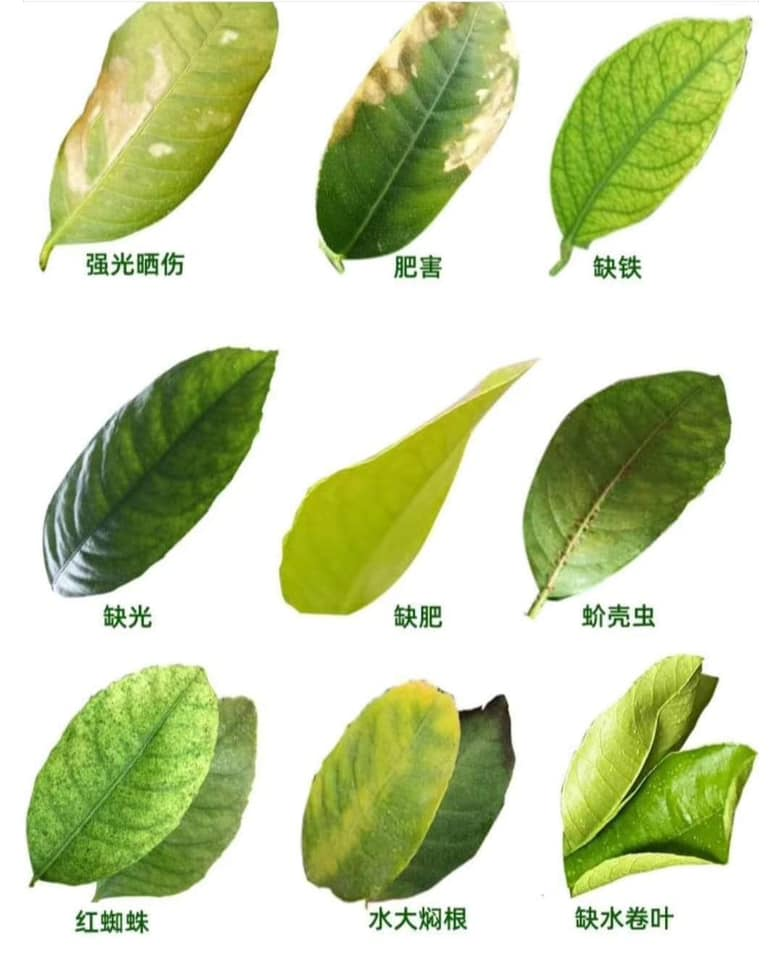
#> input picture 471418206_10229967651628741_4520805407574553127_n.jpg, 782 x 960 px
$ python jpg_to_svg_converter.py 471418206_10229967651628741_4520805407574553127_n.jpg
#> lines starting #> are read from the running program, lines starting #| are printed output that depends on the picture; after the words box and inside, x2 and y2 are one past the last pixel; in counts of white or black regions, pixels touching at a corner belong together
#!/usr/bin/env python3
# -*- coding: utf-8 -*-
"""
JPG 轉 SVG 向量格式轉換器
將位圖格式（JPG/PNG）轉換為向量格式（SVG）
"""

import os
import sys
from pathlib import Path
import numpy as np
from PIL import Image
import cv2


def preprocess_image(image_path, threshold=128, invert=False):
    """
    預處理圖像：轉換為灰度、二值化
    """
    # 讀取圖像
    img = cv2.imread(str(image_path))
    if img is None:
        raise ValueError(f"無法讀取圖像: {image_path}")

    # 轉換為灰度
    gray = cv2.cvtColor(img, cv2.COLOR_BGR2GRAY)

    # 如果需要反轉（白底黑字轉黑底白字）
    if invert:
        gray = cv2.bitwise_not(gray)

    # 二值化
    _, binary = cv2.threshold(gray, threshold, 255, cv2.THRESH_BINARY)

    return binary, img.shape


def trace_image_to_svg(binary_image, original_shape, output_path, simplify=True, smooth=True):
    """
    將二值化圖像轉換為 SVG 向量格式
    使用輪廓檢測和路徑簡化
    """
    # 如果需要平滑，先進行形態學操作
    if smooth:
        kernel = np.ones((3,3), np.uint8)
        binary_image = cv2.morphologyEx(binary_image, cv2.MORPH_CLOSE, kernel)
        binary_image = cv2.morphologyEx(binary_image, cv2.MORPH_OPEN, kernel)

    # 尋找輪廓（使用 RETR_TREE 來處理嵌套輪廓）
    contours, hierarchy = cv2.findContours(binary_image, cv2.RETR_TREE, cv2.CHAIN_APPROX_SIMPLE)

    # 創建 SVG
    width, height = original_shape[1], original_shape[0]
    svg_parts = [f'''<?xml version="1.0" encoding="UTF-8"?>
<svg width="{width}" height="{height}" xmlns="http://www.w3.org/2000/svg">
  <defs>
    <style>
      .shape {{ fill: black; stroke: none; }}
    </style>
  </defs>''']

    path_count = 0
    # 組織輪廓：將外輪廓和其內輪廓配對
    # 先找出所有外輪廓（parent = -1）
    outer_contours = []
    for i, contour in enumerate(contours):
        if len(contour) < 3:
            continue
        parent_idx = hierarchy[0][i][3]
        if parent_idx == -1:  # 外輪廓
            outer_contours.append(i)

    # 為每個外輪廓收集其內輪廓
    for outer_idx in outer_contours:
        group = [contours[outer_idx]]

        # 查找屬於此外輪廓的內輪廓（直接子輪廓）
        for i, contour in enumerate(contours):
            if len(contour) < 3:
                continue
            if hierarchy[0][i][3] == outer_idx:  # 這是 outer_idx 的直接子輪廓
                group.append(contour)

        # 生成 SVG 路徑
        path_parts = []
        for contour in group:
            # 簡化輪廓（可選）
            if simplify:
                epsilon = max(1.0, 0.01 * cv2.arcLength(contour, True))
                contour = cv2.approxPolyDP(contour, epsilon, True)

            # 轉換為 SVG 路徑段
            contour_path = []
            for j, point in enumerate(contour):
                x, y = point[0]
                if j == 0:
                    contour_path.append(f"M {x:.2f} {y:.2f}")
                else:
                    contour_path.append(f"L {x:.2f} {y:.2f}")
            contour_path.append("Z")
            path_parts.append(" ".join(contour_path))

        # 將外輪廓和內輪廓合併為一個路徑
        path_string = " ".join(path_parts)
        # 如果有多個輪廓（外輪廓+內輪廓），使用 evenodd 填充規則
        fill_rule = "evenodd" if len(group) > 1 else "nonzero"
        svg_parts.append(f'  <path d="{path_string}" class="shape" fill-rule="{fill_rule}"/>')
        path_count += len(group)

    svg_parts.append('</svg>')
    svg_content = "\n".join(svg_parts)

    # 寫入文件
    with open(output_path, 'w', encoding='utf-8') as f:
        f.write(svg_content)

    return path_count


def convert_jpg_to_svg(input_path, output_path=None, threshold=128, invert=False, simplify=True, smooth=True):
    """
    將 JPG 圖像轉換為 SVG 向量格式

    參數:
        input_path: 輸入圖像路徑
        output_path: 輸出 SVG 路徑（如果為 None，則自動生成）
        threshold: 二值化閾值 (0-255)
        invert: 是否反轉顏色
        simplify: 是否簡化路徑
    """
    input_path = Path(input_path)

    if not input_path.exists():
        raise FileNotFoundError(f"文件不存在: {input_path}")

    # 生成輸出路徑
    if output_path is None:
        output_path = input_path.with_suffix('.svg')
    else:
        output_path = Path(output_path)

    print(f"正在處理: {input_path}")
    print(f"輸出文件: {output_path}")

    # 預處理圖像
    binary_image, original_shape = preprocess_image(input_path, threshold, invert)

    # 轉換為 SVG
    num_contours = trace_image_to_svg(binary_image, original_shape, output_path, simplify, smooth)

    print(f"轉換完成！檢測到 {num_contours} 個輪廓")
    print(f"SVG 文件已保存至: {output_path}")

    return output_path


def main():
    """主函數"""
    if len(sys.argv) < 2:
        print("使用方法: python jpg_to_svg_converter.py <輸入文件> [輸出文件] [選項]")
        print("\n選項:")
        print("  --threshold=128    二值化閾值 (0-255)")
        print("  --invert           反轉顏色（白底黑字轉黑底白字）")
        print("  --no-simplify      不使用路徑簡化")
        print("  --no-smooth        不使用圖像平滑處理")
        print("\n範例:")
        print("  python jpg_to_svg_converter.py LOGO/FairyFern_logo.jpg")
        print("  python jpg_to_svg_converter.py LOGO/FairyFern_logo.jpg --threshold=200 --invert")
        sys.exit(1)

    input_path = sys.argv[1]
    output_path = None
    threshold = 128
    invert = False
    simplify = True
    smooth = True

    # 解析參數
    for arg in sys.argv[2:]:
        if arg.startswith("--threshold="):
            threshold = int(arg.split("=")[1])
        elif arg == "--invert":
            invert = True
        elif arg == "--no-simplify":
            simplify = False
        elif arg == "--no-smooth":
            smooth = False
        elif not arg.startswith("--"):
            output_path = arg

    try:
        convert_jpg_to_svg(input_path, output_path, threshold, invert, simplify, smooth)
#> in preprocess_image, img is the input picture: shape (960, 782, 3); mean B, G, R 175, 213.8, 203.5
#> in preprocess_image, `gray = cv2.cvtColor(img, cv2.COLOR_BGR2GRAY)`:
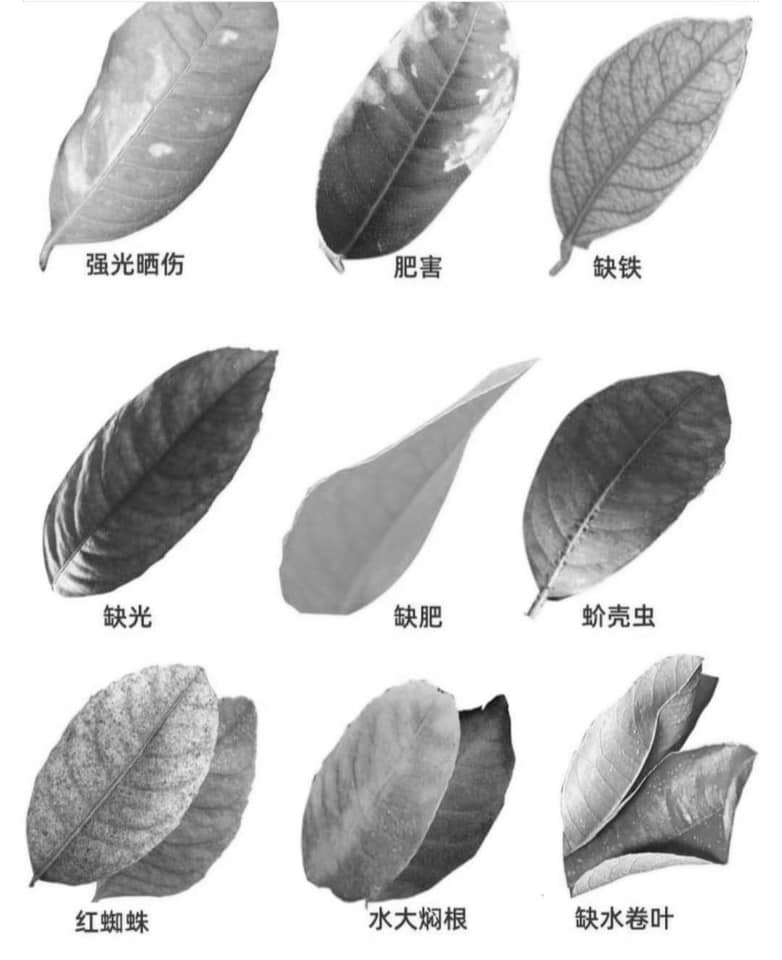
#> gray: shape (960, 782); min 9, max 255, mean 206.3
#> in preprocess_image, `_, binary = cv2.threshold(gray, threshold, 255, cv2.THRESH_BINARY)`:
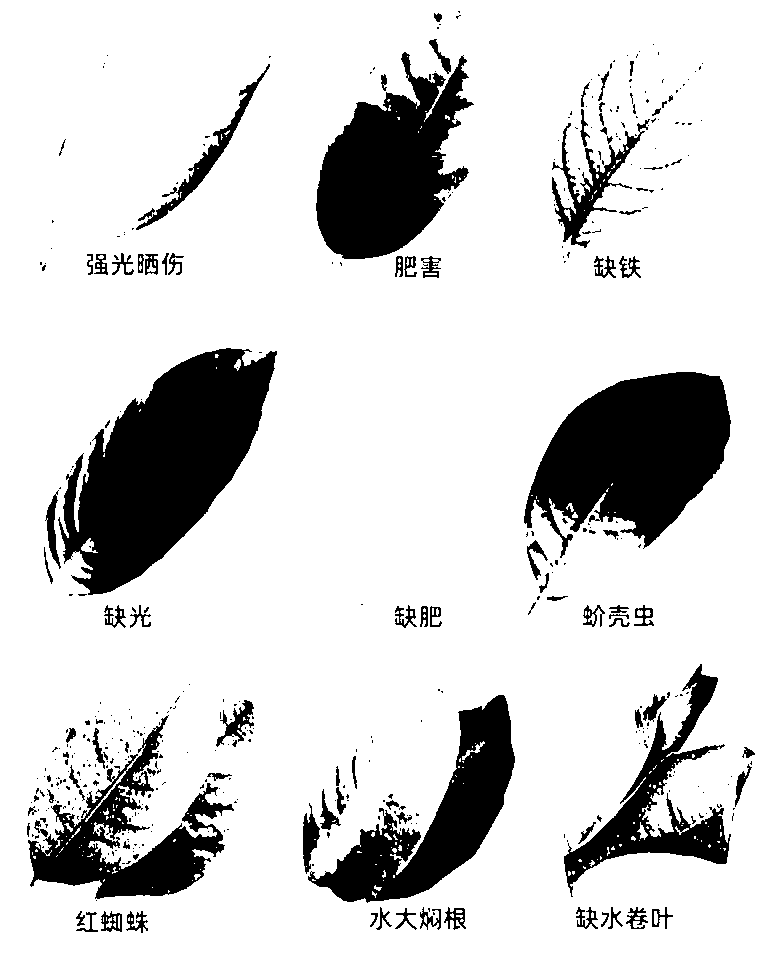
#> binary: shape (960, 782); 83.5% white; 445 black regions (344 under 20 px), largest, box (x1, y1, x2, y2) and area: (58, 348, 277, 595) 28623, (524, 372, 731, 558) 23591, (316, 52, 474, 259) 18637
#> in convert_jpg_to_svg, `binary_image, original_shape = preprocess_image(input_path, threshold,..`: original_shape = (960, 782, 3)
#> in trace_image_to_svg, `binary_image = cv2.morphologyEx(binary_image, cv2.MORPH_CLOSE, kernel)`:
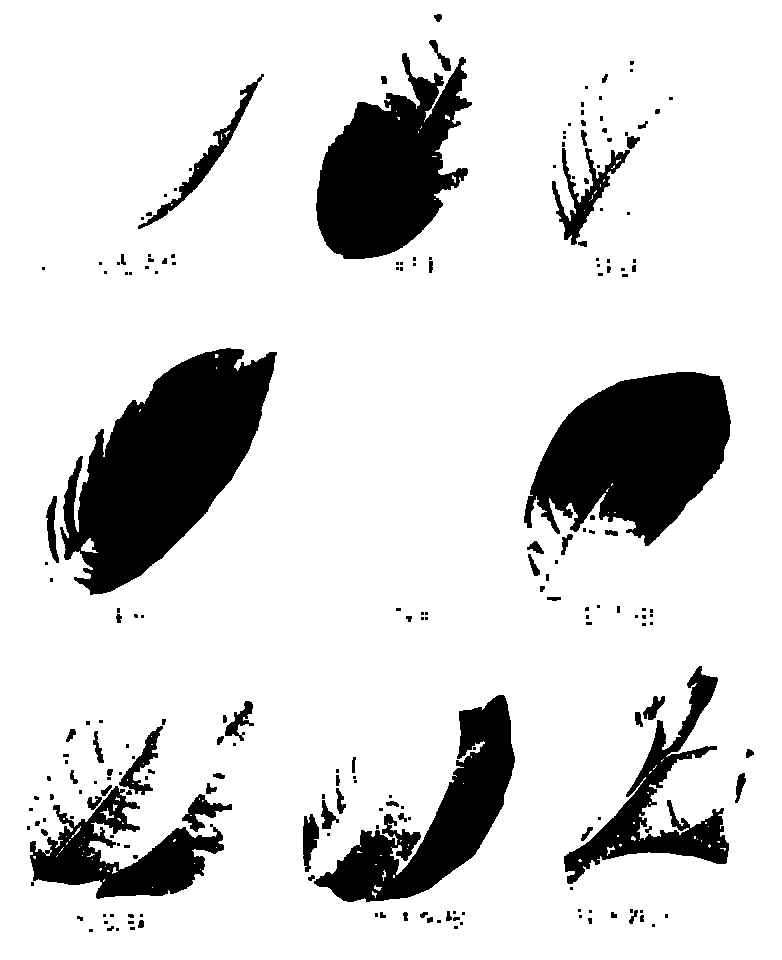
#> binary_image: shape (960, 782); 84.6% white; 215 black regions (129 under 20 px), largest, box (x1, y1, x2, y2) and area: (60, 348, 277, 595) 28487, (524, 372, 731, 546) 23346, (316, 53, 472, 259) 18500
#> in trace_image_to_svg, `binary_image = cv2.morphologyEx(binary_image, cv2.MORPH_OPEN, kernel)`:
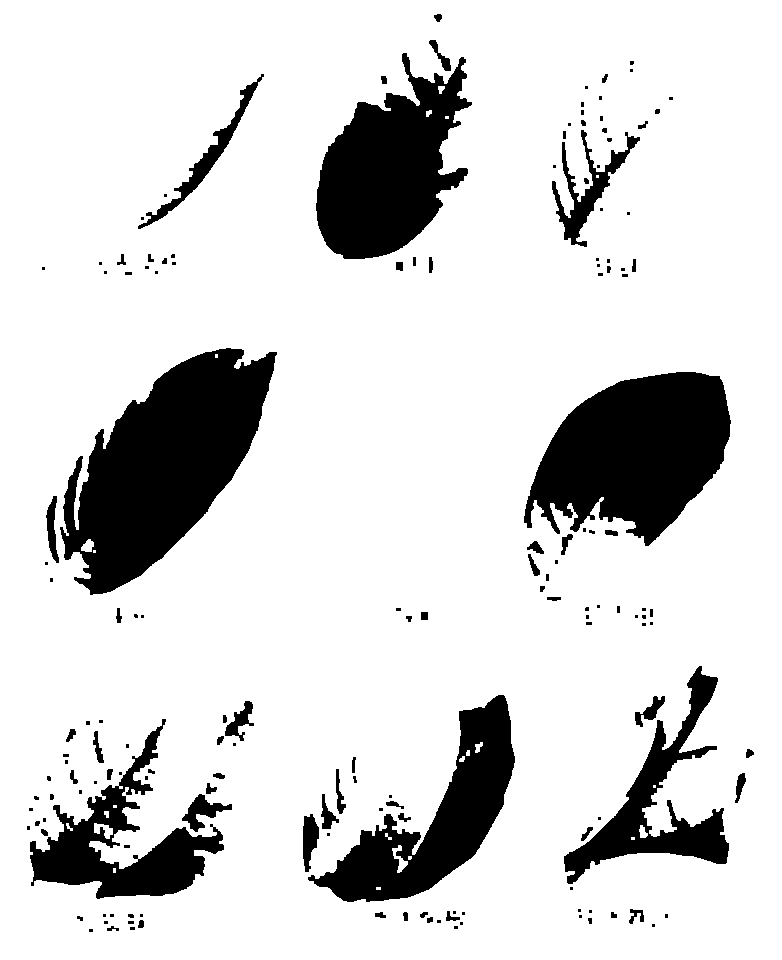
#> binary_image: shape (960, 782); 84.4% white; 161 black regions (84 under 20 px)
#> in trace_image_to_svg, `contours, hierarchy = cv2.findContours(binary_image, cv2.RETR_TREE, cv..`: contours = 186 contours, 79 with area under 20; largest, box (x1, y1, x2, y2) and area: (0, 0, 782, 960) 748979, (59, 347, 278, 596) 29170, (523, 371, 732, 547) 23856, (315, 52, 473, 260) 19128, (307, 694, 516, 903) 15666
#> in trace_image_to_svg, `width, height = original_shape[1], original_shape[0]`: width = 782; height = 960
#> the loop in trace_image_to_svg, `for i, contour in enumerate(contours):` made 186 passes
#> parent_idx on passes 2 to 4: 0, 0, 0
#> after the loop in trace_image_to_svg, `for i, contour in enumerate(contours):`: outer_contours = [0]
#> the loop in trace_image_to_svg, `for outer_idx in outer_contours:` made 1 pass
#> (fill_rule, path_count) on pass 1: ('evenodd', 164)
#> after the loop in trace_image_to_svg, `for outer_idx in outer_contours:`: contour = [[434, 14], [440, 13], [442, 15], [442, 18], [439, 22], [437, 22], [433, 17]]; path_count = 164; svg_parts = 2 items
#> in convert_jpg_to_svg, `num_contours = trace_image_to_svg(binary_image, original_shape, output..`: num_contours = 164
#| 轉換完成！檢測到 164 個輪廓
    except Exception as e:
        print(f"錯誤: {e}", file=sys.stderr)
        sys.exit(1)


if __name__ == "__main__":
    main()

$ run again, on f92e8e29d8a98c0b7f38f119503b540c.webp
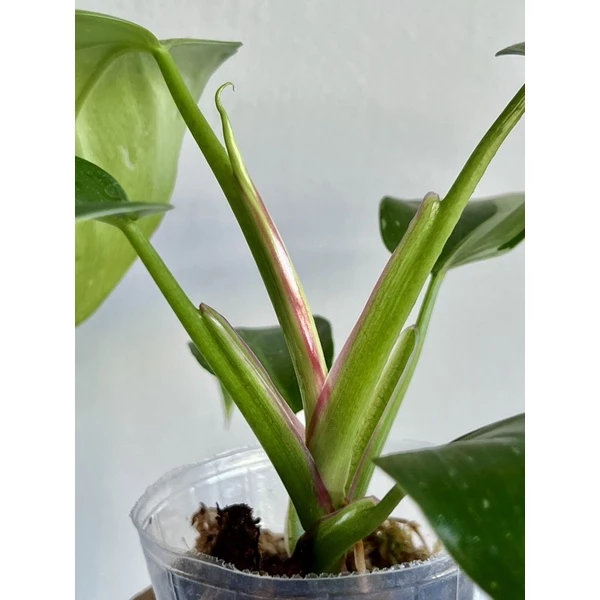
#> input picture f92e8e29d8a98c0b7f38f119503b540c.webp, 600 x 600 px
#> in preprocess_image, img is the input picture: shape (600, 600, 3); mean B, G, R 165.8, 185.8, 178.3
#> in preprocess_image, `_, binary = cv2.threshold(gray, threshold, 255, cv2.THRESH_BINARY)`:
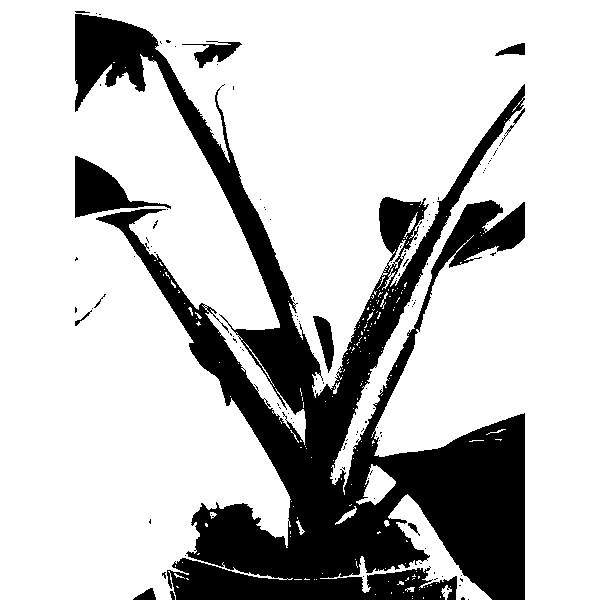
#> binary: shape (600, 600); 76.8% white; 118 black regions (106 under 20 px), largest, box (x1, y1, x2, y2) and area: (75, 14, 525, 600) 78889, (75, 156, 171, 218) 2373, (182, 41, 242, 68) 636
#> original_shape = (600, 600, 3)
#> in trace_image_to_svg, `binary_image = cv2.morphologyEx(binary_image, cv2.MORPH_OPEN, kernel)`:
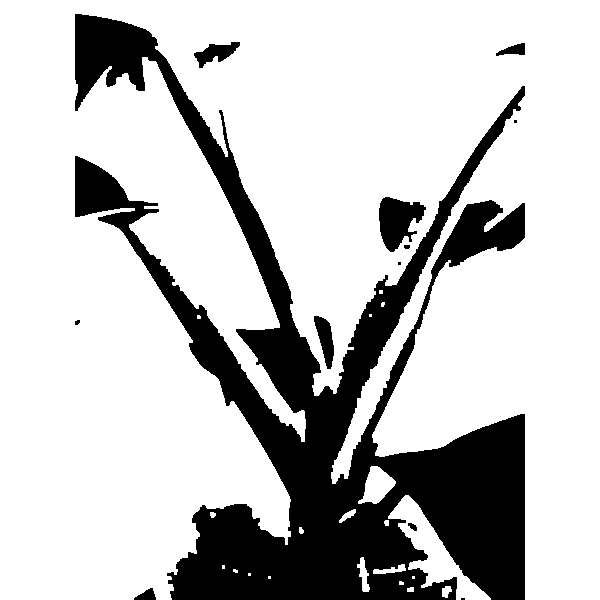
#> binary_image: shape (600, 600); 77.1% white; 12 black regions (3 under 20 px)
#> contours = 30 contours, 14 with area under 20; largest, box (x1, y1, x2, y2) and area: (0, 0, 600, 600) 272762, (388, 495, 491, 600) 2968, (378, 196, 427, 253) 1702, (358, 466, 396, 504) 769, (313, 315, 335, 370) 648
#> width = 600
#> the loop in trace_image_to_svg, `for i, contour in enumerate(contours):` made 30 passes
#> parent_idx on passes 1, 2, 3, 7, 9, 10, 11, 12: -1, -1, -1, -1, -1, -1, -1, -1
#> after the loop in trace_image_to_svg, `for i, contour in enumerate(contours):`: outer_contours = [0, 1, 2, 3, 4, 5, 6, 7, 8, 9, 10, 11, 12, 13, 14, 16, 17, 18, 19, 20, 21]
#> the loop in trace_image_to_svg, `for outer_idx in outer_contours:` made 21 passes
#> (fill_rule, path_count) on passes 1, 2, 3, 7, 9, 10, 11, 12: ('nonzero', 1), ('nonzero', 2), ('nonzero', 3), ('nonzero', 7), ('nonzero', 9), ('nonzero', 10), ('nonzero', 11), ('nonzero', 12)
#> after the loop in trace_image_to_svg, `for outer_idx in outer_contours:`: contour = contour of 16 points, box (x1, y1, x2, y2) (193, 41, 241, 69), area 615; path_count = 30; svg_parts = 22 items
#> num_contours = 30
#| 轉換完成！檢測到 30 個輪廓
